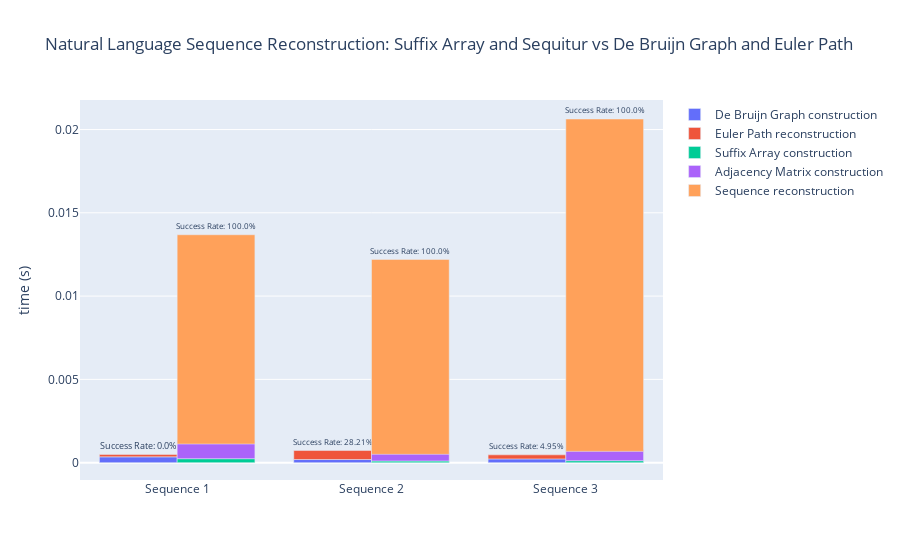

The notebook cell this image was saved under:
### Code cell
df_natlang_eul = pd.DataFrame()
i = 1
for file in os.listdir('data/output/local/natural language sequence/euler'):
    df = pd.read_csv('data/output/local/natural language sequence/euler/'+file)
    df['sequence'] = i
    i += 1
    df_natlang_eul = pd.concat([df_natlang_eul,df])
df_natlang_eul_mean = pd.concat([df_natlang_eul[df_natlang_eul['sequence']==1].groupby("k").mean().mean()[["sequence","edit_distance","de_bruijn_graph_construction_time",'euler_path_reconstruction_time']],
                                 df_natlang_eul[df_natlang_eul['sequence']==2].groupby("k").mean().mean()[["sequence","edit_distance","de_bruijn_graph_construction_time",'euler_path_reconstruction_time']],
                                 df_natlang_eul[df_natlang_eul['sequence']==3].groupby("k").mean().mean()[["sequence","edit_distance","de_bruijn_graph_construction_time",'euler_path_reconstruction_time']]],axis=1).T.set_index('sequence')

df_natlang_seq = pd.DataFrame()
i = 1
for file in os.listdir('data/output/local/natural language sequence/sequitur'):
    df = pd.read_csv('data/output/local/natural language sequence/sequitur/'+file)
    df['sequence'] = i
    i += 1
    df_natlang_seq = pd.concat([df_natlang_seq,df])
df_natlang_seq_mean = pd.concat([df_natlang_seq[df_natlang_seq['sequence']==1].mean()[["sequence","edit_distance","suffix_array_construction_time",'adjacency_matrix_construction_time','sequence_reconstruction_time']],
                                 df_natlang_seq[df_natlang_seq['sequence']==2].mean()[["sequence","edit_distance","suffix_array_construction_time",'adjacency_matrix_construction_time','sequence_reconstruction_time']],
                                 df_natlang_seq[df_natlang_seq['sequence']==3].mean()[["sequence","edit_distance","suffix_array_construction_time",'adjacency_matrix_construction_time','sequence_reconstruction_time']]],axis=1).T.set_index('sequence')

fig = go.Figure(
    data=[
        go.Bar(
            name="De Bruijn Graph construction",
            x=["Sequence 1","Sequence 2","Sequence 3"],
            y=df_natlang_eul_mean['de_bruijn_graph_construction_time'],
            offsetgroup=0,
        ),
        go.Bar(
            name="Euler Path reconstruction",
            x=["Sequence 1","Sequence 2","Sequence 3"],
            y=df_natlang_eul_mean['euler_path_reconstruction_time'],
            text=list("Success Rate: {}%".format(round((1-(df_natlang_eul[df_natlang_eul['sequence']==i]['edit_distance']/df_natlang_eul[df_natlang_eul['sequence']==i]['target_sequence_length'])).mean()*100,2)) for i in range(1,4)), 
            textposition='outside',offsetgroup=0,
            base=df_natlang_eul_mean['de_bruijn_graph_construction_time'],
        ),

        go.Bar(
            name="Suffix Array construction",
            x=["Sequence 1","Sequence 2","Sequence 3"],
            y=df_natlang_seq_mean['suffix_array_construction_time'],
            offsetgroup=1,
        ),
        go.Bar(
            name="Adjacency Matrix construction",
            x=["Sequence 1","Sequence 2","Sequence 3"],
            y=df_natlang_seq_mean['adjacency_matrix_construction_time'],
            offsetgroup=1,
            base=df_natlang_seq_mean['suffix_array_construction_time'],
        ),go.Bar(
            name="Sequence reconstruction",
            x=["Sequence 1","Sequence 2","Sequence 3"],
            y=df_natlang_seq_mean['sequence_reconstruction_time'],
            text=list("Success Rate: {}%".format(round((1-(df_natlang_seq[df_natlang_seq['sequence']==i]['edit_distance']/df_natlang_seq[df_natlang_seq['sequence']==i]['target_sequence_length'])).mean()*100,2)) for i in range(1,4)), 
            textposition='outside',offsetgroup=1,
            base=df_natlang_seq_mean['adjacency_matrix_construction_time'],
        )
    ],
    layout=go.Layout(
        title="Natural Language Sequence Reconstruction: Suffix Array and Sequitur vs De Bruijn Graph and Euler Path",
        yaxis_title="time (s)"
    )
)
fig

### Figure 1 — Plotly figure (JSON) as saved in the notebook; plotly's stock layout.template omitted (floating-point values rounded to 4 significant figures)
{"data": [{"name": "De Bruijn Graph construction", "offsetgroup": "0", "type": "bar", "x": ["Sequence 1", "Sequence 2", "Sequence 3"], "y": [0.0003458, 0.000187, 0.0002245]}, {"base": [0.0003458, 0.000187, 0.0002245], "name": "Euler Path reconstruction", "offsetgroup": "0", "text": ["Success Rate: 0.0%", "Success Rate: 28.21%", "Success Rate: 4.95%"], "textposition": "outside", "type": "bar", "x": ["Sequence 1", "Sequence 2", "Sequence 3"], "y": [0.0001392, 0.0005395, 0.000242]}, {"name": "Suffix Array construction", "offsetgroup": "1", "type": "bar", "x": ["Sequence 1", "Sequence 2", "Sequence 3"], "y": [0.000236, 9.815e-05, 0.0001157]}, {"base": [0.000236, 9.815e-05, 0.0001157], "name": "Adjacency Matrix construction", "offsetgroup": "1", "type": "bar", "x": ["Sequence 1", "Sequence 2", "Sequence 3"], "y": [0.001115, 0.0004977, 0.0006758]}, {"base": [0.001115, 0.0004977, 0.0006758], "name": "Sequence reconstruction", "offsetgroup": "1", "text": ["Success Rate: 100.0%", "Success Rate: 100.0%", "Success Rate: 100.0%"], "textposition": "outside", "type": "bar", "x": ["Sequence 1", "Sequence 2", "Sequence 3"], "y": [0.01257, 0.0117, 0.01996]}], "layout": {"title": {"text": "Natural Language Sequence Reconstruction: Suffix Array and Sequitur vs De Bruijn Graph and Euler Path"}, "yaxis": {"title": {"text": "time (s)"}}}}
